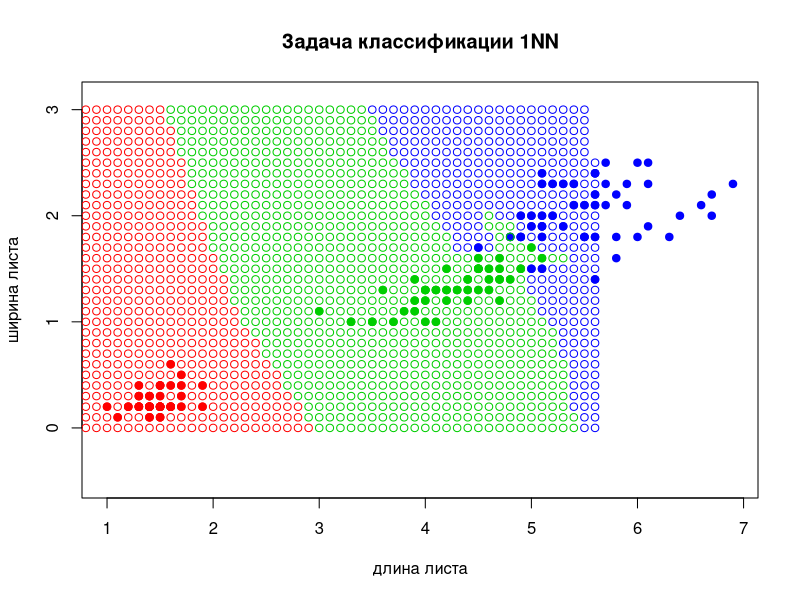

Here is the R script that generated this plot: (Note: a time limit stopped this script after it produced the figure.)
colors <- c("setosa" = "red", "versicolor" = "green3", "virginica" = "blue") 
plot(iris[, 3:4], pch = 21, bg = colors[iris$Species], col = colors[iris$Species], asp = 1,
     main = "Задача классификации 1NN", xlab = "длина листа", ylab = "ширина листа" ) ##рисуем выборку по признакам

euclideanDistance <- function(u, v) ##функция расстояний, эвклидово расстояние между функциями
{     
	sqrt(sum((u - v)^2)) 
}

xl<-(iris[,3:5]) ## выборка
OY<-c(seq(from=0.0, to=3.0, by=0.1))## расстояние расположения точек по OY, от 0 до 3 с шагом 0,1
OX<-c(seq(from=0.0, to=7.0, by=0.1))## расстояние расположения точек по OX, от 0 до 7 с шагом 0,1

sortObjectsByDist <- function(xl, point, metricFunction = euclideanDistance)## сортировка объектов по возрастанию согласно растояния до объекта point

{
     l <- dim(xl)[1]  #длина выборки  
	 n <- dim(xl)[2] - 1 
	 distances <- matrix(NA, l, 2)## создаем матрицу расстояний для хранения весов(расстояний) относительно классифицируемого объекта
	      for (i in 1:l)  
		  {         
			distances[i, ] <- c(i, metricFunction(xl[i, 1:n], point))## расстояние от каждой точки до точки point, классифицируемой
		  }  
	 orderedXl <- xl[order(distances[, 2]), ]## сортировка выборки
}	
## применяем метод 1NN
NN1 <- function(xl, point) {	  
	 orderedXl <- sortObjectsByDist(xl, point)## сортировка выборки согласно классифицируемого объекта    
	 n <- dim(orderedXl)[2] - 1 
	 class <- orderedXl[1, n + 1] ## получение класса соседа
	 return (class)## возвращаем класс
}

for(i in OX){
	for(j in OY){
	point<-c(i,j)
	class <- NN1(xl, point) 
	points(point[1], point[2], pch = 21, col = colors[class], asp = 1) }## классификация заданного объекта
}
